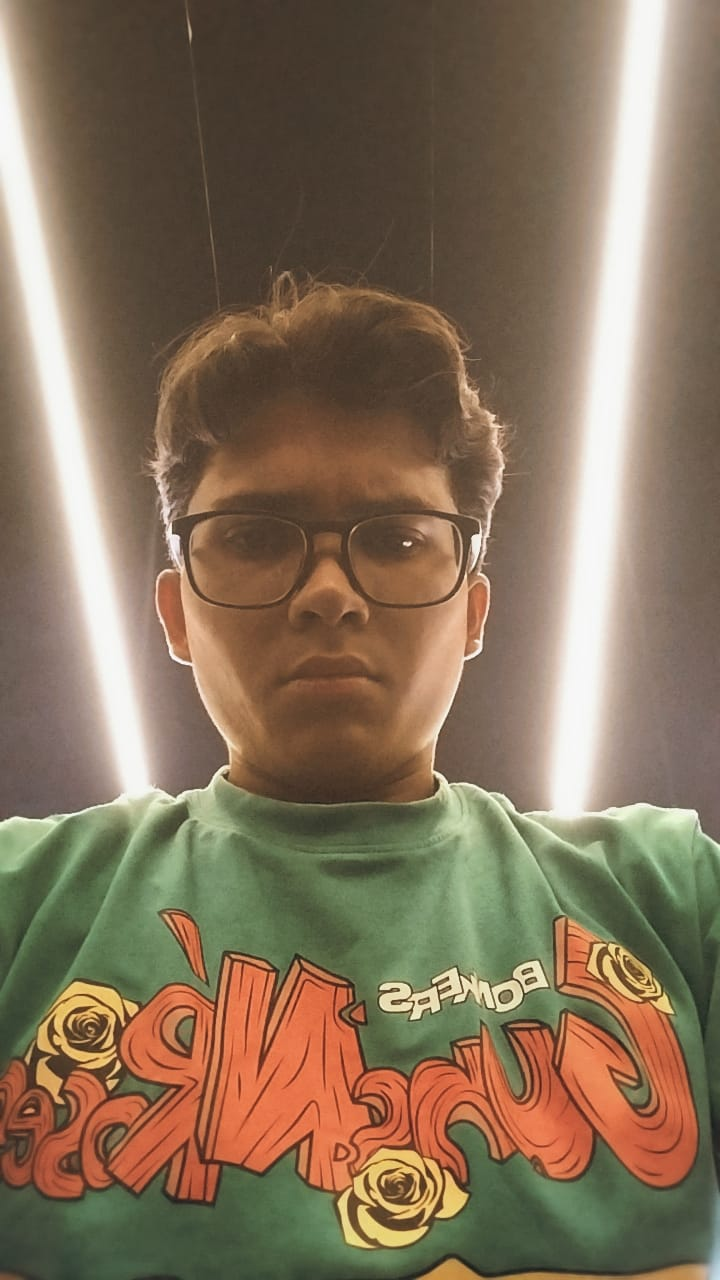
#> input picture assets/source-photo.jpg, 720 x 1280 px
$ python prep_photo.py --input ../assets/source-photo.jpg
#> lines starting #> are read from the running program, lines starting #| are printed output that depends on the picture
"""
prep_photo.py
=============
Stage 1 of the ASCII pipeline — mode-aware image preprocessing.

Supports two modes:
  portrait   -- face/subject photo. Bilateral filter + sharp unsharp mask +
                gamma lift to pull out facial detail against dark background.
  landscape  -- scenic/wide photo. Full frame kept (no subject isolation),
                gentler CLAHE to avoid blowing out skies, pre-blur to suppress
                fine texture aliasing, histogram stretch instead of gamma lift.

Usage:
    python scripts/prep_photo.py --mode portrait
    python scripts/prep_photo.py --mode landscape --input assets/scene.jpg
    python scripts/prep_photo.py --mode portrait --debug
    python scripts/prep_photo.py --mode landscape --cols 140 --rows 45 --debug

Pipeline (portrait):
    Load -> Bilateral filter -> LAB-CLAHE (clip=2.5) -> Grayscale ->
    Unsharp mask -> Gamma correction (0.75) -> Resize -> Save

Pipeline (landscape):
    Load -> Gaussian pre-blur -> LAB-CLAHE (clip=1.2, gentler) -> Grayscale ->
    Mild unsharp mask -> Histogram stretch -> Letterbox crop -> Resize -> Save
"""

import argparse
from pathlib import Path

import cv2
import numpy as np


# ---------------------------------------------------------------------------
# Paths
# ---------------------------------------------------------------------------
INPUT_PORTRAIT  = Path("assets/source-photo.jpg")
OUTPUT_PORTRAIT = Path("assets/source-prepped.png")

INPUT_LANDSCAPE  = Path("assets/landscape-photo.jpg")
OUTPUT_LANDSCAPE = Path("assets/landscape-prepped.png")

DEBUG_DIR = Path("assets/debug")

# ---------------------------------------------------------------------------
# Grid defaults per mode
# ---------------------------------------------------------------------------
# Characters are taller than wide — this ratio corrects for that
CHAR_ASPECT = 0.55   # (char_width / char_height) for monospace fonts

PORTRAIT_COLS  = 120   # ~taller output matching portrait aspect
LANDSCAPE_COLS = 140   # wider grid — landscapes need horizontal breathing room
LANDSCAPE_ROWS = 45    # explicit row cap keeps sky from eating all real estate


# ---------------------------------------------------------------------------
# Shared processing functions
# ---------------------------------------------------------------------------

def load_image(path: Path) -> np.ndarray:
    """Load image as BGR numpy array."""
    img = cv2.imread(str(path))
#> img is the input picture: shape (1280, 720, 3); mean B, G, R 90.4, 113.4, 133.1
    if img is None:
        raise FileNotFoundError(f"Cannot open image: {path}")
    print(f"  Loaded: {path}  ({img.shape[1]}x{img.shape[0]} px)")
#|   Loaded: ../assets/source-photo.jpg  (720x1280 px)
    return img


def bilateral_smooth(bgr: np.ndarray,
                     d: int = 9,
                     sigma_color: float = 75,
                     sigma_space: float = 75) -> np.ndarray:
    """
    Bilateral filter: blurs uniform regions while preserving hard edges.
    Used in portrait mode to smooth skin noise without blurring glasses/hair.
    """
#> called with d = 9, sigma_color = 75, sigma_space = 75
    return cv2.bilateralFilter(bgr, d=d, sigmaColor=sigma_color, sigmaSpace=sigma_space)


# [10 lines left out: function gaussian_preblur, not called in this run]


def lab_clahe(bgr: np.ndarray, clip_limit: float = 2.5,
              tile_size: int = 8) -> np.ndarray:
    """
    LAB-space CLAHE: enhances local contrast without colour shift.

    clip_limit controls aggressiveness:
      2.5 — portrait default (punchy, pulls out facial shadow detail)
      1.2 — landscape default (gentle; skies already have wide tonal range
             and over-boosting creates noisy gradients in uniform sky regions)

    Applied only to the L (lightness) channel in LAB space.
    """
#> called with clip_limit = 2.5, tile_size = 8
    lab = cv2.cvtColor(bgr, cv2.COLOR_BGR2LAB)
#> lab: shape (1280, 720, 3); mean of channels 0, 1, 2 124.5, 132.5, 144.3
    l_channel, a, b = cv2.split(lab)
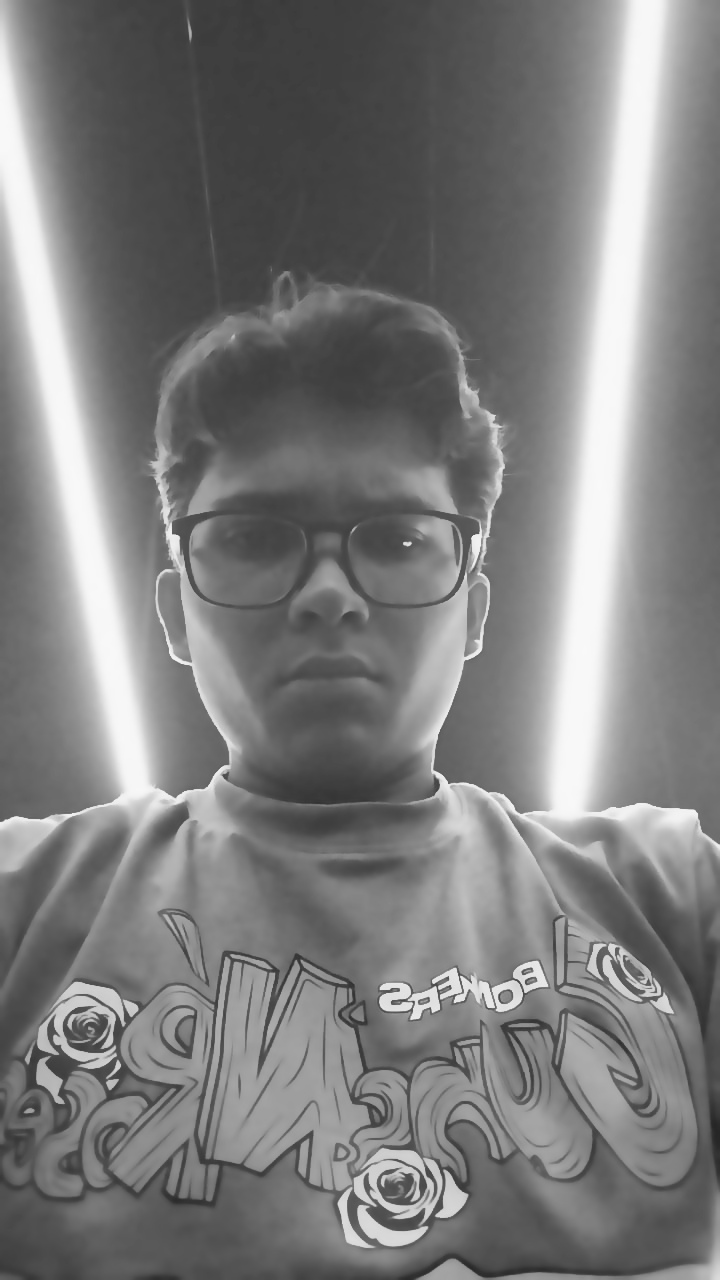
#> l_channel: shape (1280, 720); min 38, max 249, mean 124.5
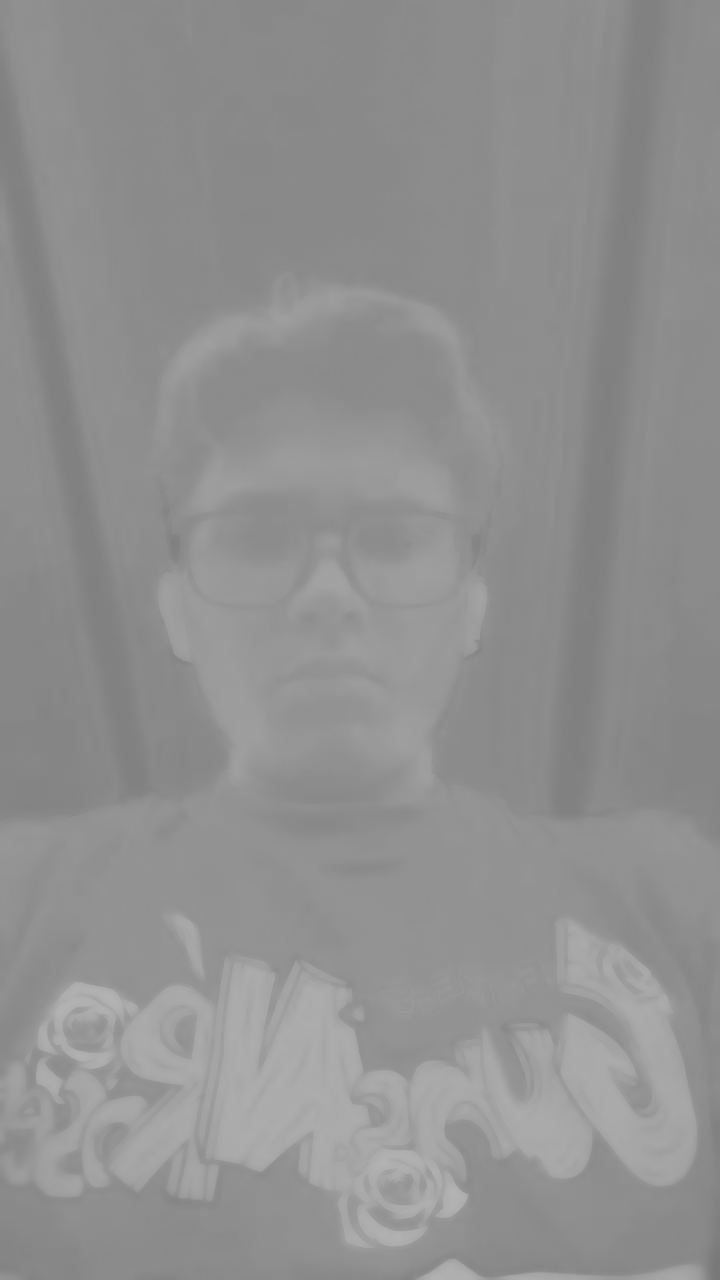
#> b: shape (1280, 720); min 120, max 179, mean 144.3
    clahe = cv2.createCLAHE(clipLimit=clip_limit,
                             tileGridSize=(tile_size, tile_size))
    l_enhanced = clahe.apply(l_channel)
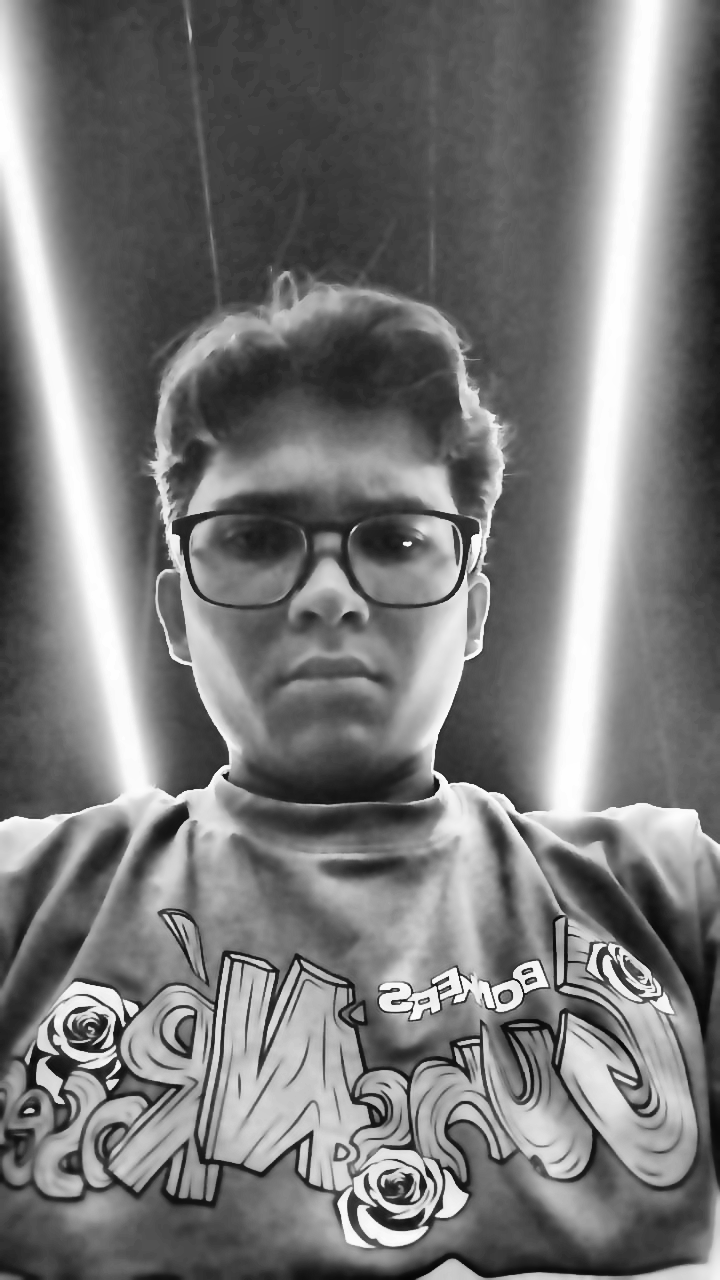
#> l_enhanced: shape (1280, 720); min 5, max 254, mean 120
    lab_enhanced = cv2.merge([l_enhanced, a, b])
#> lab_enhanced: shape (1280, 720, 3); mean of channels 0, 1, 2 120, 132.5, 144.3
    return cv2.cvtColor(lab_enhanced, cv2.COLOR_LAB2BGR)


def unsharp_mask(gray: np.ndarray,
                 strength: float = 1.2,
                 blur_radius: int = 2) -> np.ndarray:
    """
    Unsharp masking to sharpen fine detail.

    Portrait: strength=1.2 (aggressive — glasses, hair strands matter)
    Landscape: strength=0.5 (mild — we want edge clarity but not harsh halos
               on horizon lines or tree canopy edges)
    """
#> called with strength = 1.2, blur_radius = 2
    blurred = cv2.GaussianBlur(
        gray, (blur_radius * 2 + 1, blur_radius * 2 + 1), 0
    )
    sharpened = cv2.addWeighted(gray, 1.0 + strength, blurred, -strength, 0)
    return np.clip(sharpened, 0, 255).astype(np.uint8)


def gamma_correct(gray: np.ndarray, gamma: float = 0.75) -> np.ndarray:
    """
    Power-law gamma correction (portrait mode).
    gamma < 1.0 brightens dark areas (lifts shadow detail in faces).
    Not used in landscape mode — histogram_stretch handles that instead.
    """
#> called with gamma = 0.75
    inv_gamma = 1.0 / gamma
    table = np.array(
        [((i / 255.0) ** inv_gamma) * 255 for i in range(256)],
        dtype=np.uint8,
    )
    return cv2.LUT(gray, table)
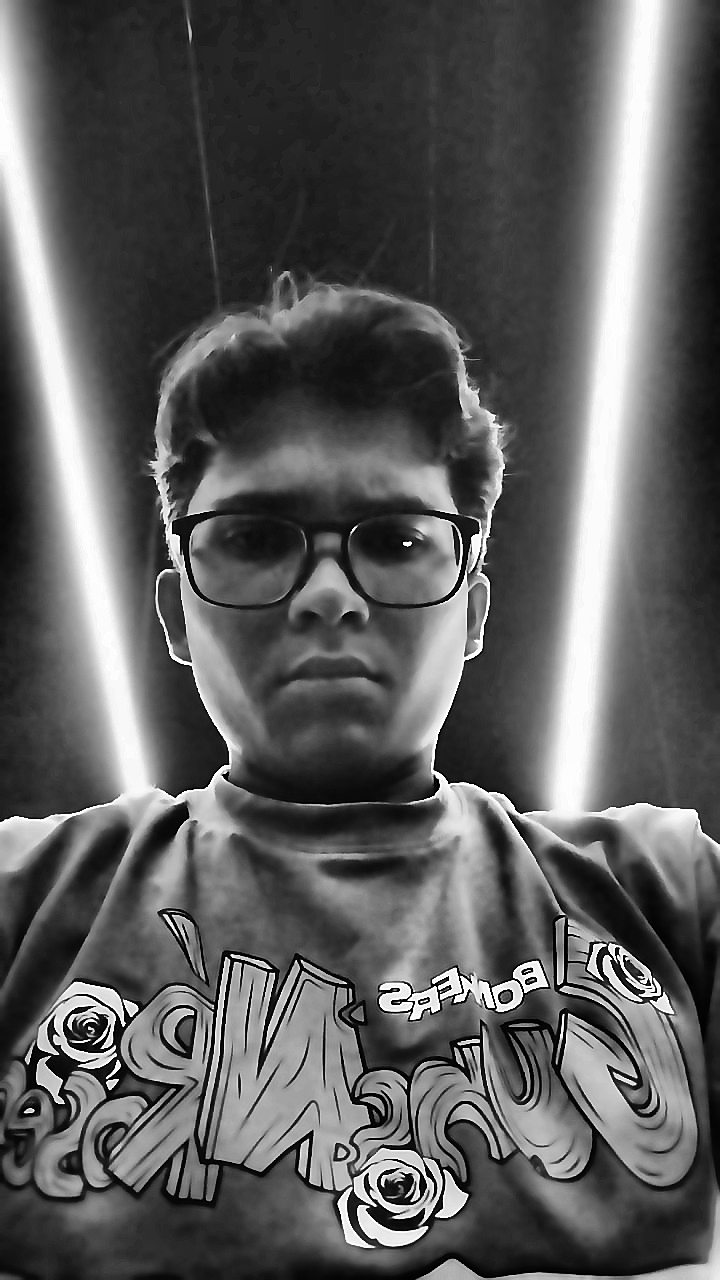
#> returned value: shape (1280, 720); min 0, max 255, mean 91.7


# [66 lines left out: functions histogram_stretch, letterbox_crop, not called in this run]


def smart_resize_portrait(gray: np.ndarray, cols: int) -> np.ndarray:
    """Resize portrait image preserving aspect ratio via char_aspect factor."""
#> called with cols = 120
    h, w = gray.shape
#> h = 1280; w = 720
    rows = int(cols * (h / w) * CHAR_ASPECT)
#> rows = 117
    resized = cv2.resize(gray, (cols, rows), interpolation=cv2.INTER_AREA)
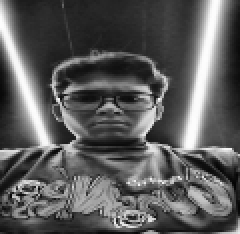
#> resized: shape (117, 120) (shown 2 times larger); min 4, max 253, mean 91.7
    print(f"  Resized to: {cols}x{rows} (cols x rows) character grid")
#|   Resized to: 120x117 (cols x rows) character grid
    return resized


# ---------------------------------------------------------------------------
# Debug helper
# ---------------------------------------------------------------------------

def save_debug(name: str, img: np.ndarray, debug: bool,
               prefix: str = "") -> None:
    if not debug:
        return
    DEBUG_DIR.mkdir(parents=True, exist_ok=True)
    path = DEBUG_DIR / f"{prefix}{name}.png"
    cv2.imwrite(str(path), img)
    print(f"  [debug] Saved: {path}")


# ---------------------------------------------------------------------------
# Portrait pipeline
# ---------------------------------------------------------------------------

def run_portrait(
    source: Path,
    output: Path,
    cols: int = PORTRAIT_COLS,
    debug: bool = False,
) -> Path:
    """
    Portrait preprocessing pipeline.
    Optimised for face photos: bilateral smoothing + aggressive CLAHE +
    unsharp mask + gamma lift for shadow detail.
    """
    print("\n-- [portrait] Preprocessing ------------------------------------")

    print("[1/6] Loading image...")
    bgr = load_image(source)
    save_debug("01_original", bgr, debug, "p_")

    print("[2/6] Applying bilateral filter...")
    bgr = bilateral_smooth(bgr, d=9, sigma_color=75, sigma_space=75)
    save_debug("02_bilateral", bgr, debug, "p_")

    print("[3/6] Applying LAB-space CLAHE (clip=2.5)...")
    bgr = lab_clahe(bgr, clip_limit=2.5, tile_size=8)
    save_debug("03_clahe", bgr, debug, "p_")

    gray = cv2.cvtColor(bgr, cv2.COLOR_BGR2GRAY)

    print("[4/6] Applying unsharp mask (strength=1.2)...")
    gray = unsharp_mask(gray, strength=1.2, blur_radius=2)
    save_debug("04_unsharp", gray, debug, "p_")

    print("[5/6] Applying gamma correction (gamma=0.75)...")
    gray = gamma_correct(gray, gamma=0.75)
    save_debug("05_gamma", gray, debug, "p_")

    print("[6/6] Resizing to character grid...")
    gray = smart_resize_portrait(gray, cols=cols)
    save_debug("06_resized", gray, debug, "p_")

    output.parent.mkdir(parents=True, exist_ok=True)
    cv2.imwrite(str(output), gray)
    print(f"\nOK  Portrait prepped image saved: {output}")
    return output


# ---------------------------------------------------------------------------
# Landscape pipeline
# ---------------------------------------------------------------------------

# [52 lines left out: function run_landscape, not called in this run]


# ---------------------------------------------------------------------------
# Unified entry point (for import by orchestrator)
# ---------------------------------------------------------------------------

def run(
    source: Path,
    output: Path,
    mode: str = "portrait",
    cols: int | None = None,
    rows: int | None = None,
    debug: bool = False,
) -> Path:
    """
    Run the appropriate preprocessing pipeline based on mode.

    Parameters
    ----------
    source  : path to raw source photo
    output  : path to write the prepped grayscale PNG
    mode    : 'portrait' or 'landscape'
    cols    : override number of ASCII columns (None = use mode default)
    rows    : override number of ASCII rows — landscape only (None = mode default)
    debug   : save intermediate debug images
    """
    if mode == "portrait":
        return run_portrait(
            source=source,
            output=output,
            cols=cols or PORTRAIT_COLS,
            debug=debug,
        )
    elif mode == "landscape":
        return run_landscape(
            source=source,
            output=output,
            cols=cols or LANDSCAPE_COLS,
            rows=rows or LANDSCAPE_ROWS,
            debug=debug,
        )
    else:
        raise ValueError(f"Unknown mode: {mode!r}. Choose 'portrait' or 'landscape'.")


# ---------------------------------------------------------------------------
# CLI entry point
# ---------------------------------------------------------------------------

if __name__ == "__main__":
    parser = argparse.ArgumentParser(
        description="Preprocess a photo for ASCII art conversion.",
        formatter_class=argparse.RawDescriptionHelpFormatter,
        epilog="""
Examples:
  python scripts/prep_photo.py --mode portrait
  python scripts/prep_photo.py --mode portrait --input assets/my-face.jpg --debug
  python scripts/prep_photo.py --mode landscape --input assets/mountains.jpg
  python scripts/prep_photo.py --mode landscape --cols 140 --rows 45 --debug
        """,
    )
    parser.add_argument(
        "--mode", choices=["portrait", "landscape"], default="portrait",
        help="Processing mode: portrait (face) or landscape (scenic). Default: portrait",
    )
    parser.add_argument(
        "--input", type=Path, default=None,
        help="Path to source photo. Default: assets/source-photo.jpg (portrait) "
             "or assets/landscape-photo.jpg (landscape)",
    )
    parser.add_argument(
        "--output", type=Path, default=None,
        help="Path for output prepped PNG. Default: assets/source-prepped.png (portrait) "
             "or assets/landscape-prepped.png (landscape)",
    )
    parser.add_argument(
        "--cols", type=int, default=None,
        help=f"ASCII columns. Default: {PORTRAIT_COLS} (portrait) / {LANDSCAPE_COLS} (landscape)",
    )
    parser.add_argument(
        "--rows", type=int, default=None,
        help=f"ASCII rows (landscape only). Default: {LANDSCAPE_ROWS}",
    )
    parser.add_argument(
        "--debug", action="store_true",
        help="Save intermediate images to assets/debug/",
    )
    args = parser.parse_args()

    # Resolve defaults based on mode
    input_path  = args.input  or (INPUT_PORTRAIT  if args.mode == "portrait" else INPUT_LANDSCAPE)
    output_path = args.output or (OUTPUT_PORTRAIT  if args.mode == "portrait" else OUTPUT_LANDSCAPE)

    run(
        source=input_path,
        output=output_path,
        mode=args.mode,
        cols=args.cols,
        rows=args.rows,
        debug=args.debug,
    )
